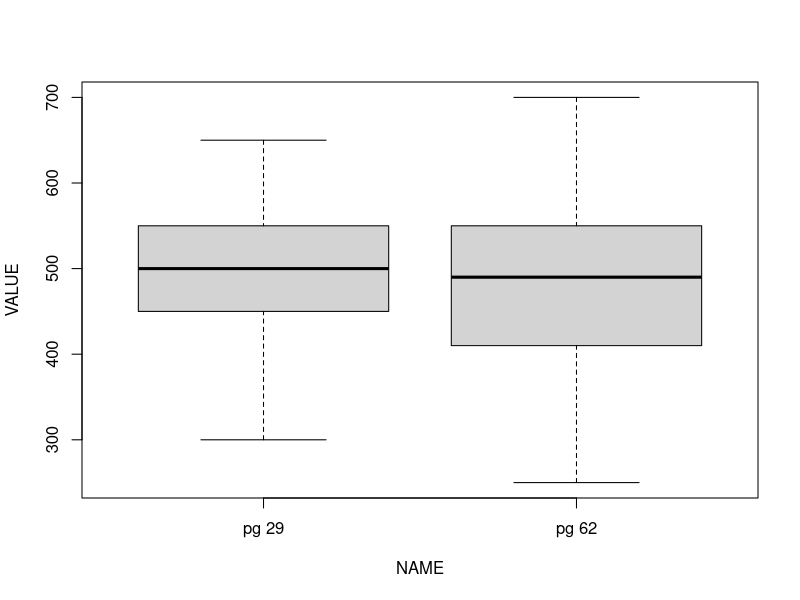

Write the R code that produced this figure.
## Código para importar datos a partir de una tabla de dos columnas, calcular medias y desviación típica de cada línea, escribir estos estadísticos en una tabla y generar un diagrama de cajas en formato png.
## Instalar, si no lo tienes, el paquete data.table que usaremos más adelante (solo necesario una vez por sistema)
##install.packages("data.table")
## Cargar el paquete data.table (cada vez que se necesite, o se puede incluir como opción del sistema en R)
library("data.table")
## Importar los datos desde un archivo ".csv" en el directorio de trabajo.
data<-read.table("all_firmness_pg.csv",header=TRUE, sep=",")

## Da formato "data.table" a nuestros datos
dtd <- data.table(data)
## Agrupa las medias y sd por grupos en un formato tabla.
medias<-dtd[,list(mean=mean(VALUE),sd=sd(VALUE)),by=NAME]
## Escribe los resutlados a un archivo
capture.output(medias,file="estadistica_pg.txt")

## Rutina estadística
## Test de normalidad
## con un test Shapiro-Wilk test (si p-value > 0.05 podemos asumir normalidad)
normalidad<-shapiro.test(data[,2])
capture.output(normalidad,file="estadistica_pg.txt", append=TRUE)
## con una Kolmogorov-Smirnov test frente a una distribución normal de igual media y desviación típica que nuestros datos-
## No hay diferencias significativas con una distribución normal si p-value > 0.05
normalidad2<-ks.test(data[,2], "pnorm", mean=mean(data[,2]), sd=sd(data[,2]))
capture.output(normalidad2,file="estadistica_pg.txt", append=TRUE)

## Evaluamos ahora la homogeneidad de la varianza (donde "Y" es la variable dependiente y "A*B*C" las combinaciones de variables independientes).
## Bartlett's test
homogeneidad<-bartlett.test(VALUE ~ NAME,data)
capture.output(homogeneidad,file="estadistica_pg.txt", append=TRUE)
## Fligner's test
homogeneidad2<-fligner.test(VALUE ~ NAME, data)
capture.output(homogeneidad2,file="estadistica_pg.txt", append=TRUE)

## ANOVA
fit<- aov(VALUE~NAME, data=data)
capture.output(fit,file="estadistica_pg.txt", append=TRUE)
capture.output(summary(fit),file="estadistica_pg.txt", append=TRUE)
## Comparación múltiple por grupos
Tukey<-TukeyHSD(fit)
capture.output(Tukey,file="estadistica_pg.txt", append=TRUE)

## Rutina gráfica. 
## Crea un crea etiquetas con los nombres de las variables a representar 
xlab<-names(data[1])
ylab<-names(data[2])
## Genera un archivo png con una figura tipo diagrama de cajas usando los datos y las etiquetas que hemos creado antes.
png(filename="boxplot_pg.png")
boxplot(data$VALUE ~ data$NAME,ylab=ylab,xlab=xlab)
dev.off()

## Por hacer, faltaría mejorar las etiquetas del plot final, con nombres de variables más elaborados pero que no dependan de la etiqueta de la columna.
## También mejorar el formato del archivo de texto que va agrupando los resultados estadísticos, quizas con encabezados de sección entre test y test, además de breves instrucciones para interpretar los resutlados.
